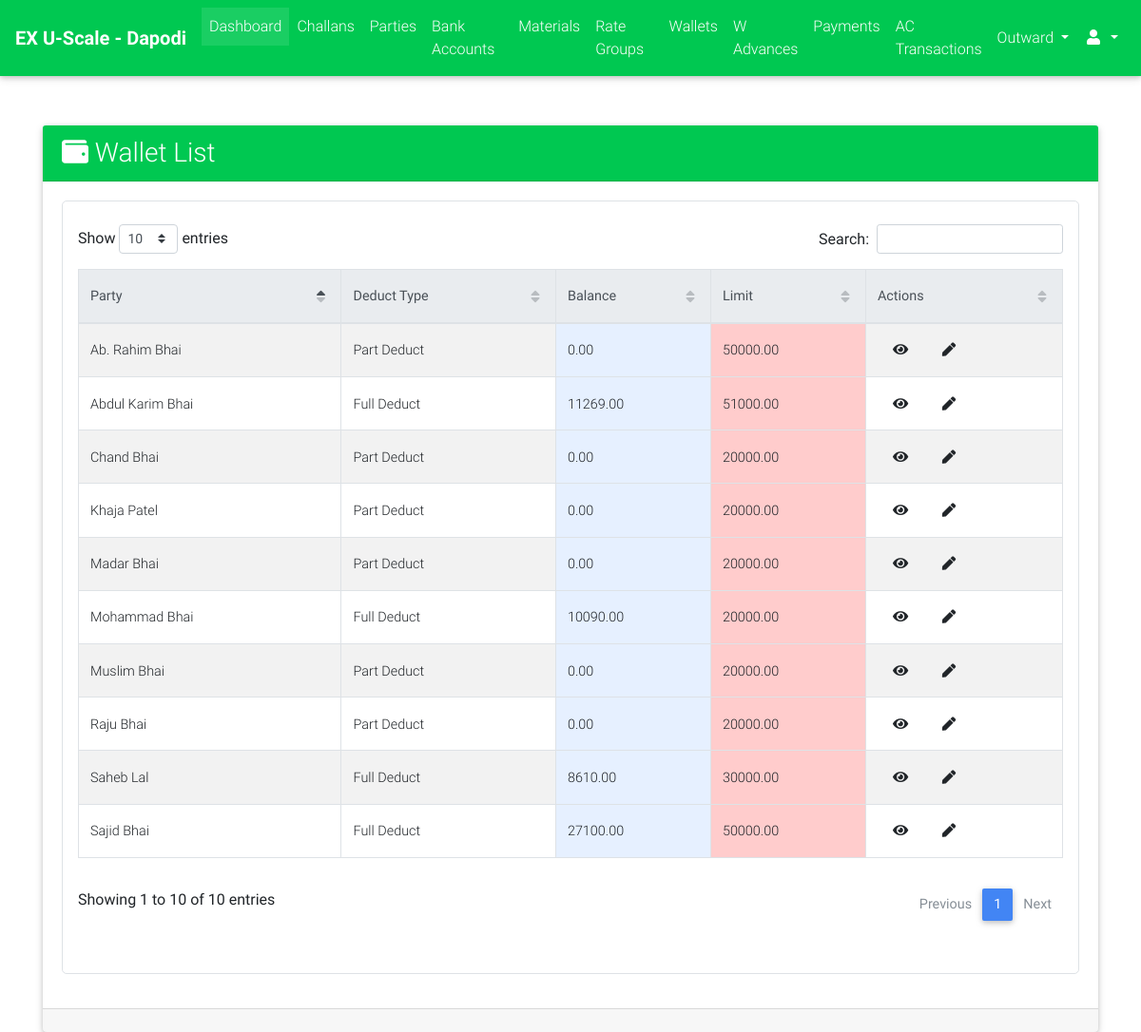
The page /cms_admin/wallets/list/ (signed in) on the database its author committed.
### parties/models.py (models this page shows, shortened)
class Wallet(models.Model):
    DEDUCT_TYPE_CHOICES = (("FD", "Full Deduct"), ("PD", "Part Deduct"), ("FXD", "Fix Deduct"))
    party = models.ForeignKey(Party, on_delete=models.CASCADE)
    balance = models.DecimalField(max_digits=9, decimal_places=2, default=Decimal(0.00))
    upper_limit = models.DecimalField(max_digits=9, decimal_places=2, default=20000.00)
    deduct_type = models.CharField(max_length=3, choices=DEDUCT_TYPE_CHOICES)
    fixed_amount = models.DecimalField(max_digits=7, decimal_places=2, blank=True, null=True)
    is_active = models.BooleanField(default=True)
    @property
    def get_absolute_url(self):
        return reverse_lazy("parties:wallet_detail", kwargs={"id": self.id})
    @property
    def get_admin_update_url(self):
        return reverse_lazy("cms_admin:wallet_update", kwargs={"id": self.id})

class Party(models.Model):
    RATE_TYPE_CHOICES = (("GR", "Group Rate"), ("IR", "Individual Rate"))
    rate_type = models.CharField(max_length=2, choices=RATE_TYPE_CHOICES)
    rate_group = models.ForeignKey("rates.RateGroup", on_delete=models.PROTECT, blank=True, null=True)
    name = models.CharField(max_length=128)
    party_code = models.CharField(max_length=32, blank=True)
    address = models.TextField(blank=True)
    phone = models.CharField(max_length=13)
    whatsapp = models.CharField(max_length=13, blank=True)
    email = models.EmailField(blank=True, null=True)
    extra_info = models.TextField(blank=True)
    is_wallet_party = models.BooleanField(default=False)
    is_active = models.BooleanField(default=True)
    @property
    def get_display_text(self):
        return self.name
    class Meta:
        verbose_name = "Party"
        verbose_name_plural = "Parties"

### cms_admin/views.py (the view)
class WalletListView(ExecutiveRequiredMixin, ListView):
    model = Wallet
    context_object_name = "wallets"
    template_name = "cms_admin/wallets/list.html"
    ordering = "-id"

### cms_admin/views.py (called while the page is built)
    def test_func(self):
        return self.request.user.is_superuser or self.request.user.is_staff

### portal/templatetags/constant_tags.py (called while the page is built)
@register.simple_tag
def get_branch_name():
    return settings.BRANCH_NAME

### cms_admin/templates/cms_admin/wallets/list.html (shortened to what this page needs)
{% extends "cms_admin/base.html" %}
{% load crispy_forms_tags %}
{% load static %}
{% block custom_links %}
    <link href="{% static "css/addons/datatables.min.css" %}" rel="stylesheet">
    <link href="{% static "css/addons/datatables-select.min.css" %}" rel="stylesheet">
{% endblock %}
{% block content %}
    <br><br>
    <div class="container">
        <div class="card">
            <div class="card-header bg-success font-weight-bold white-text">
                <div class="row">
                    <div class="col-lg-12 m-auto">
                        <h3 class="m-auto"><i class="fa fa-wallet"></i> Wallet List</h3>
                    </div>
                </div>
            </div>
            <div class="card-body">
                 <div class="table p-3 border" style="border-radius: 5px">
                     <table id="dt-basic-checkbox" class="table table-striped table-bordered" cellspacing="0" width="100%">
                         <thead class="thead-light">
                            <th class="th-sm">Party</th>
                            <th class="th-sm">Deduct Type</th>
                            <th class="th-sm">Balance</th>
                            <th class="th-sm">Limit</th>
                            <th class="th-sm">Actions</th>
                         </thead>
                         <tbody>
                             {% if wallets %}
                                 {% for wallet in wallets %}
                                     <tr>
                                         <td>{{ wallet.party.get_display_text }}</td>
                                        <td>{{ wallet.get_deduct_type_display }}{% if wallet.deduct_type == "FXD" %} ({{ wallet.fixed_amount }}){% endif %}</td>
                                        <td class="bg-info-us">{{ wallet.balance }}</td>
                                        <td class="bg-danger-us">{{ wallet.upper_limit }}</td>
                                        <td class="m-auto">
                                            <a class="m-3" href="{{ wallet.get_absolute_url }}"><i class="fa fa-eye"></i></a>
                                            {% if user.is_staff or user.is_superuser %}
                                                <a class="m-3" href="{{ wallet.get_admin_update_url }}"><i class="fa fa-pen"></i></a>
                                            {% endif %}
                                        </td>
                                     </tr>
                                 {% endfor %}
                             {% else %}
                                 <span class="text-black-50 font-weight-bold">No Wallets Found</span>
                             {% endif %}
                         </tbody>
                    </table>
                 </div>
            </div>
            <div class="card-footer">
            </div>
        </div>
    </div>
{% endblock %}

### portal/static/css/style.css (style rules this page uses)
.bg-info-us { background-color: #e6f0ff!important; }
.bg-danger-us { background-color: #ffcccc!important; }

### rows shown on the page
Wallet: party.get_display_text "Ab. Rahim Bhai", deduct_type "Part Deduct", balance "0.00", upper_limit "50000.00"
Wallet: party.get_display_text "Raju Bhai", deduct_type "Part Deduct", balance "0.00", upper_limit "20000.00"
Wallet: party.get_display_text "Khaja Patel", deduct_type "Part Deduct", balance "0.00", upper_limit "20000.00"
Wallet: party.get_display_text "Muslim Bhai", deduct_type "Part Deduct", balance "0.00", upper_limit "20000.00"
Wallet: party.get_display_text "Chand Bhai", deduct_type "Part Deduct", balance "0.00", upper_limit "20000.00"
Wallet: party.get_display_text "Madar Bhai", deduct_type "Part Deduct", balance "0.00", upper_limit "20000.00"
Wallet: party.get_display_text "Saheb Lal", deduct_type "Full Deduct", balance "8610.00", upper_limit "30000.00"
Wallet: party.get_display_text "Mohammad Bhai", deduct_type "Full Deduct", balance "10090.00", upper_limit "20000.00"
Wallet: party.get_display_text "Sajid Bhai", deduct_type "Full Deduct", balance "27100.00", upper_limit "50000.00"
Wallet: party.get_display_text "Abdul Karim Bhai", deduct_type "Full Deduct", balance "11269.00", upper_limit "51000.00"
